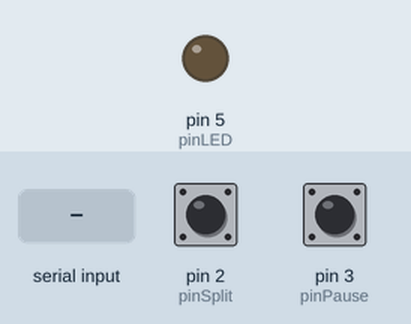
Simulated run of this sketch. Board: Arduino Uno, built with avr-gcc and run on an emulated ATmega328P. On the bench: output pins drawn as LEDs (lit = HIGH). The inputs (shaded band) are chosen by the test bench; at power-on: pin 2 (pinSplit) HIGH, pin 3 (pinPause) HIGH. What the sketch prints to the serial monitor is not drawn.

Above: at 1.2 s.
1.3 s: "1" received over Serial
At 2.9 s:
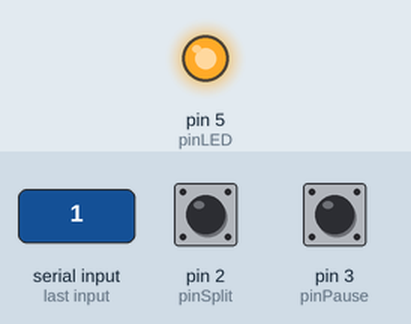
3.8 s: "4" received over Serial
At 4.41 s:
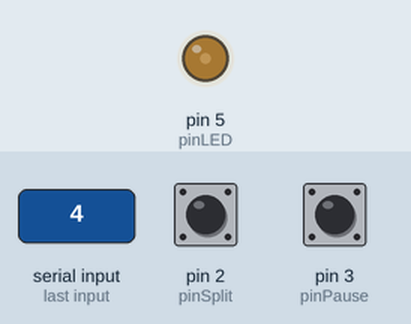
6.8 s: "0" received over Serial
At 6.8 s:
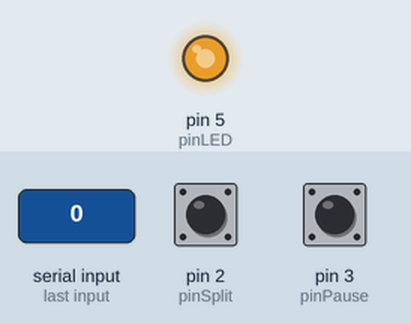
Timing chart, 0 to 9.8 s (numbered marks = the images above; inputs shaded):
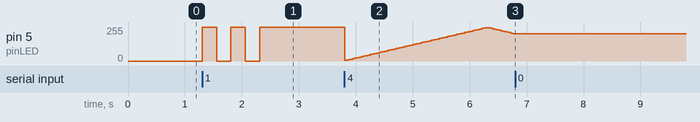

Measured:
- after the input at 1.3 s, pin 5 (pinLED): alternates 255/255 for 0.25 s and 0/255 for 0.25 s, 5 changes in all, then stays 255/255, starting at once
- after the input at 6.8 s, pin 5 (pinLED): stops changing and stays 205/255

The sketch:

Splitbutton_Firmware.ino
```cpp
#define pinSplit 2
#define pinPause 3
#define pinLED 5

//milliseconds
#define timeConnectivityPoll 1000
#define timeEnded 250
#define timePaused 1000
#define timeFade 50  //Results in ~2,5s fades (50ms * (255 / 5) = 2550ms)

bool trigSplit = false;
bool trigPause = false;

bool split = false;
bool pause = false;

char message;

unsigned long timerLED = 0;
bool fadeState = false; //false = fade rising, true = fade falling
int fadePhase = 0; //0 - 255
bool stateLED = false;

bool newRun = false;
int newRunBlink = 0;

unsigned long timerLastPoll = 0;

void setup()
{
  Serial.begin(9600);

  pinMode(pinSplit, INPUT_PULLUP);
  pinMode(pinPause, INPUT_PULLUP);

  pinMode(pinLED, OUTPUT);
}


void loop()
{
  split = F_TRIG(trigSplit, pinSplit);
  pause = F_TRIG(trigPause, pinPause);

  buttonHandler();
  runStatus();

  delay(5);

  connectionPoll();

  delay(5);
}


void connectionPoll()
{
  if ((millis() - timerLastPoll) >= timeConnectivityPoll)
  {
    Serial.write(">");
    timerLastPoll = millis();
  }
}


void buttonHandler()
{
  if (split)
  {
    Serial.write("1");
  }

  if (pause)
  {
    Serial.write("2");
  }

  if (Serial.available() > 0)
  {
    message = Serial.read();

    if (message == '1')
    {
      newRun = true;
    }
  }
}


void runStatus()
{
  //1 = running, 2 = paused, 3 = run ended 4 = not running (resetted)
  switch(message)
  {
    case '1':
      if (newRun)
      {
        blinkLED(timeEnded);
      }
      else
      {
        stateLED = true;
        digitalWrite(pinLED, stateLED);
      }
      break;

    case '2':
      blinkLED(timePaused);
      break;

    case '3':
      blinkLED(timeEnded);
      break;

    case '4':
      fadeLED(timeFade);
      break;

    default:
      stateLED = false;
      break;
  }
}


void blinkLED(int timeMS)
{
  //Check if time has passed. If it has, flip the variable to turn the led on/off and reset timer
  if ((millis() - timerLED) >= timeMS)
  {
    stateLED = !stateLED;
    timerLED = millis();

    digitalWrite(pinLED, stateLED);


    //Blink LED a few times at the start of a new run
    if (newRun)
    {
      newRunBlink++;

      if (newRunBlink > 4)
      {
        newRun = false;
        newRunBlink = 0;
      }
    }
  }
}


void fadeLED(int timeFadeMS)
{
  //Check if time has passed. If it has, increase the pwm duty cycle and reset the timer
  if ((millis() - timerLED) >= timeFadeMS)
  {
    if (fadeState == false)
    {
      fadePhase = fadePhase + 5;

      if (fadePhase >= 255)
      {
        fadePhase = 255;
        fadeState = true;
      }
    }

    if (fadeState == true)
    {
      fadePhase = fadePhase - 5;

      if (fadePhase <= 0)
      {
        fadePhase = 0;
        fadeState = false;
      }
    }

    timerLED = millis();

    analogWrite(pinLED, fadePhase);
  }
}

//INPUT_PULLUP is NC (=1)
bool F_TRIG(bool &trig, int pin)
{
  bool pinState;

  pinState = digitalRead(pin);

  //Falling edge of pin (button pressed)
  if (pinState == false && trig == false)
  {
    trig = true;

    return true;
  }

  //Button is kept pressed
  if (pinState == false && trig == true)
  {
    return false;
  }

  //Rising edge of pin, reset trigger
  if (pinState == true && trig == true)
  {
    trig = false;

    return false;
  }

  return false;   //Default
}
```
